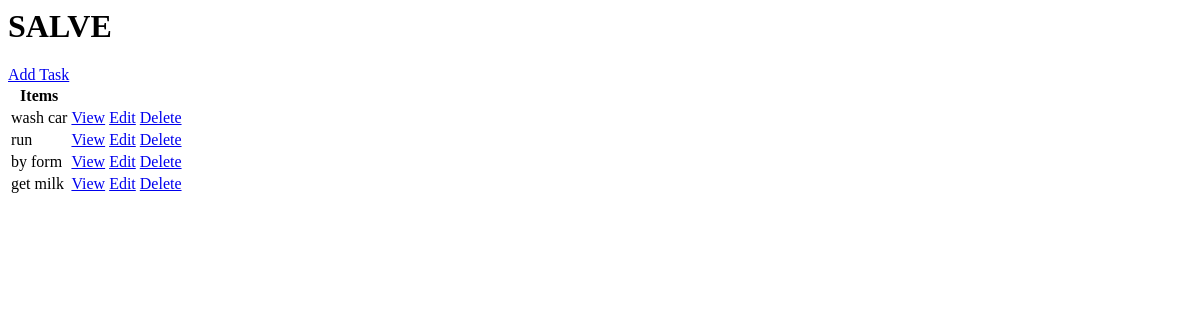
The app's page /, older data.
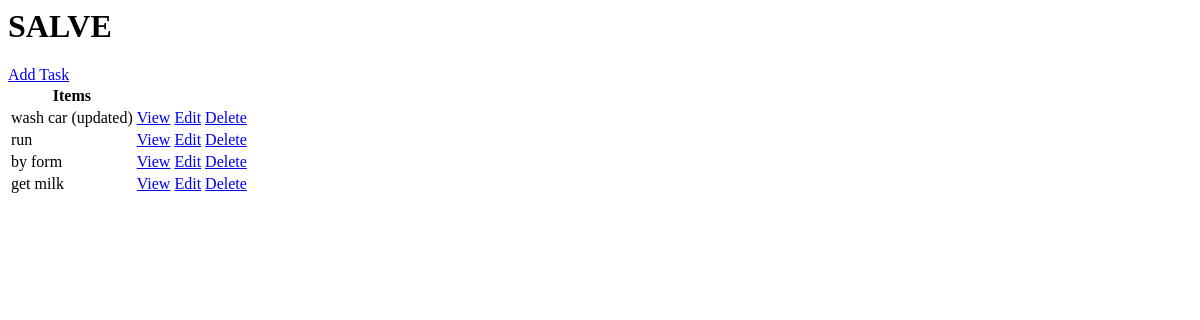
The same page, newer data.
### base/models.py (models this page shows, shortened)
class Task(models.Model):
  user = models.ForeignKey(User, on_delete=models.CASCADE, null=True, blank=True)
  title = models.CharField(max_length=200)
  description = models.TextField(null=True, blank=True)
  complete = models.BooleanField(default=False)
  created = models.DateField(auto_now_add=True)
  class Meta:
    ordering = ['complete']

### base/views.py (the view)
# urls.py: path('', TaskList.as_view(), name='tasks'),
class TaskList(ListView):
  model = Task
  context_object_name = 'tasks'

### base/templates/base/task_list.html
<h1>SALVE</h1>
<a href="{% url 'task-create' %}">Add Task</a>
<table>
  <tr>
    <th>Items</th>
  </tr>
  {% for task in tasks%}
  <tr>
    <td>{{task.title}}</td>
    <td><a href="{% url 'task' task.id %}">View</a></td>
    <td><a href="{% url 'task-update' task.id %}">Edit</a></td>
    <td><a href="{% url 'task-delete' task.id %}">Delete</a></td>
  </tr>
  {% empty %}
    <h3>No items in list<h3>
  {% endfor %}
</table>

Row changes from the older to the newer data that the page shows:
changed Task: title "wash car" → "wash car (updated)"
